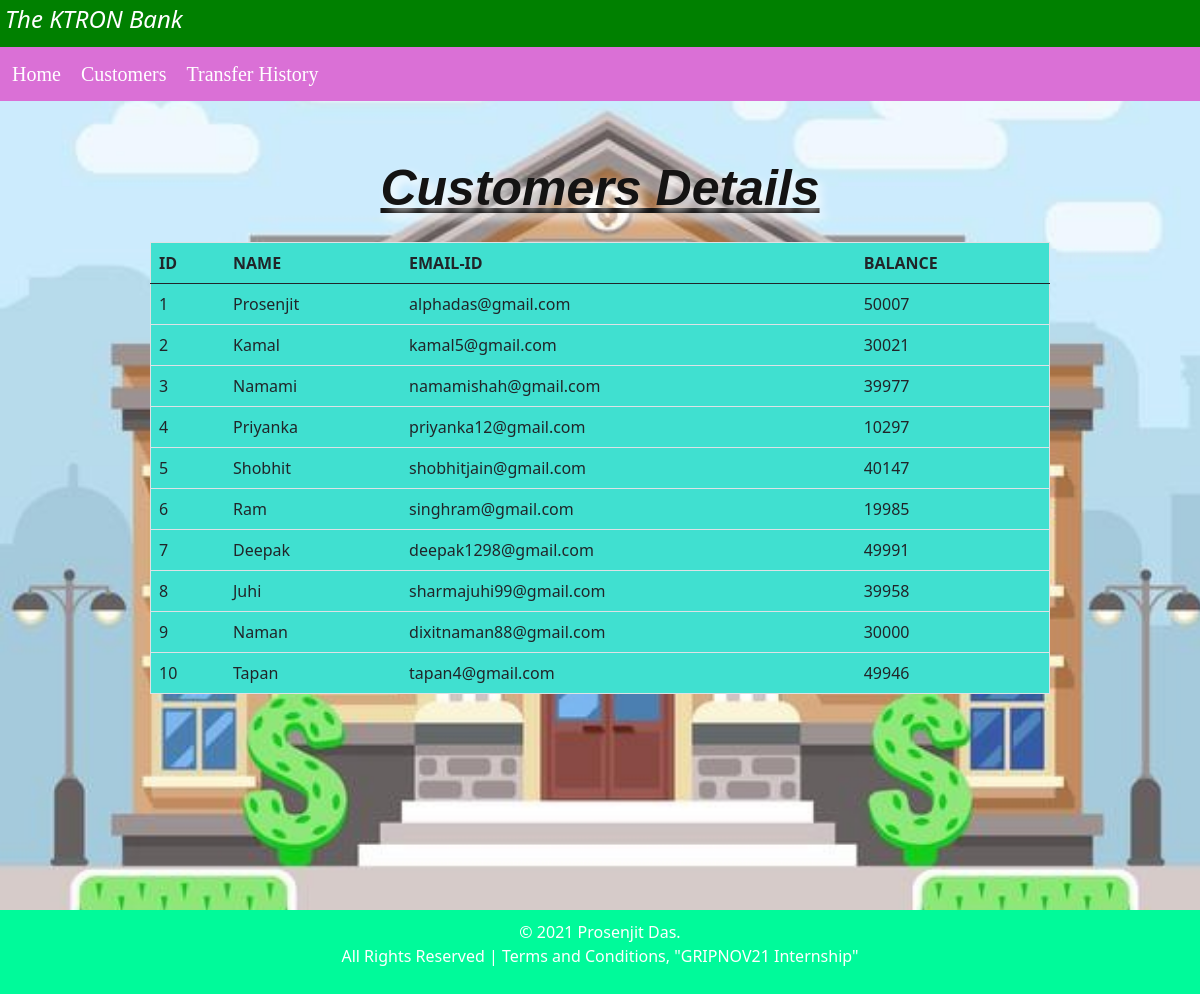
The page /customers.php on the database its author committed.
### tables this page shows
CREATE TABLE `customers` (
  `id` int(100) NOT NULL,
  `name` text NOT NULL,
  `email` varchar(100) NOT NULL,
  `balance` int(10) NOT NULL
);

### customers.php (the view, shortened to what this page needs)
<?php
$severname = "localhost: 3307";
$username = "root";
$password = "";
$database = "ktron bank";
$conn = mysqli_connect($severname, $username, $password, $database);
$result=mysqli_query($conn, "SELECT * FROM customers");
?>
<!doctype html>
<html lang="en">
  <head>
    <link rel="stylesheet" href="customers.css">
    <link href="https://cdn.jsdelivr.net/npm/bootstrap@5.0.0-beta2/dist/css/bootstrap.min.css" rel="stylesheet">
  </head>
  <body>
  <div id="bodyhead">
            <marquee  scrollamount="10px" behaviour="alternate" >
                <h4>The KTRON Bank </h4></marquee>
            </div>
             <div  id = "menu">
                <ul>
                <li><a  href="index.php">Home</a></li>
                <li><a href="customers.php">Customers</a></li>
                <li><a href="transferhistory.php">Transfer History</a></li>
                </ul>
             </div>
<div class="heading">
    <strong>   <u> <p>Customers Details</p></u>
</strong>
</div>
<div class="tab">
<table class="table" border="1" cellspacing="14px" cellpadding="8px">
 <tr>
<th>ID</th>
<th>NAME</th>
<th>EMAIL-ID</th>
<th>BALANCE</th>
</tr>
<tbody>
             <tr>
                         <?php
                            $counter = 1;
                            while ($row = mysqli_fetch_array($result)) {
                            	echo "
                            		<td>".$counter."</td>
                            		<td>".$row['name']."</td>
                            		<td>".$row['email']."</td>
                            		<td>".$row['balance']."</td>
                            		</td></tr>
                            	";
                            	$counter += 1;
                            }
                            ?>
                </tbody>
</table>
</div>
<footer id="foot">
                 <div id = "footer">
                <p>© 2021 Prosenjit Das. <br>All Rights Reserved | Terms and Conditions, "GRIPNOV21 Internship"</p>
             </div>
   </footer>
  </body>
</html>

### customers.css (style rules this page uses)
body { background-image:url("bank.jpg"); background-repeat: no-repeat; background-size: cover; }
#bodyhead { height: fit-content; width:100%px; background-color:#008000; font-style: italic; padding: 5px; color: white; }
#menu { height:fit-content; width:100%; //border:1px solid; padding:2px; background-color:#DA70D6; }
#menu ul { list-style-type:none; margin: 0; padding: 0; overflow: hidden; }
#menu ul li { display:inline; float: left; padding:10px; }
#menu ul li a { color:white; text-decoration:none; font-size:20px; font-family:verdana; display: block; text-align: center; }
.heading { align-content: center; text-align: center; margin-top: 50px; color: rgb(20, 19, 19); text-shadow: 5px 5px 10px white; font-style: italic; font-size: 50px; font-family: 'Lucida Sans', 'Lucida Sans Regular', 'Lucida Grande', 'Lucida Sans Unicode', Geneva, Verdana, sans-serif; }
.tab { align-content: center; margin-left: 150px; margin-right: 150px; }
.table { background-color: turquoise; }
#foot { color:white; text-align:center; margin-top: 200px; }
#footer { background-color:#00FA9A; width: 100%; padding: 10px; margin-bottom: 0px; height: fit-content; }

### rows shown on the page
customers: name "Prosenjit", email "alphadas@gmail.com", balance "50007"
customers: name "Kamal", email "kamal5@gmail.com", balance "30021"
customers: name "Namami", email "namamishah@gmail.com", balance "39977"
customers: name "Priyanka", email "priyanka12@gmail.com", balance "10297"
customers: name "Shobhit", email "shobhitjain@gmail.com", balance "40147"
customers: name "Ram", email "singhram@gmail.com", balance "19985"
customers: name "Deepak", email "deepak1298@gmail.com", balance "49991"
customers: name "Juhi", email "sharmajuhi99@gmail.com", balance "39958"
customers: name "Naman", email "dixitnaman88@gmail.com", balance "30000"
customers: name "Tapan", email "tapan4@gmail.com", balance "49946"
